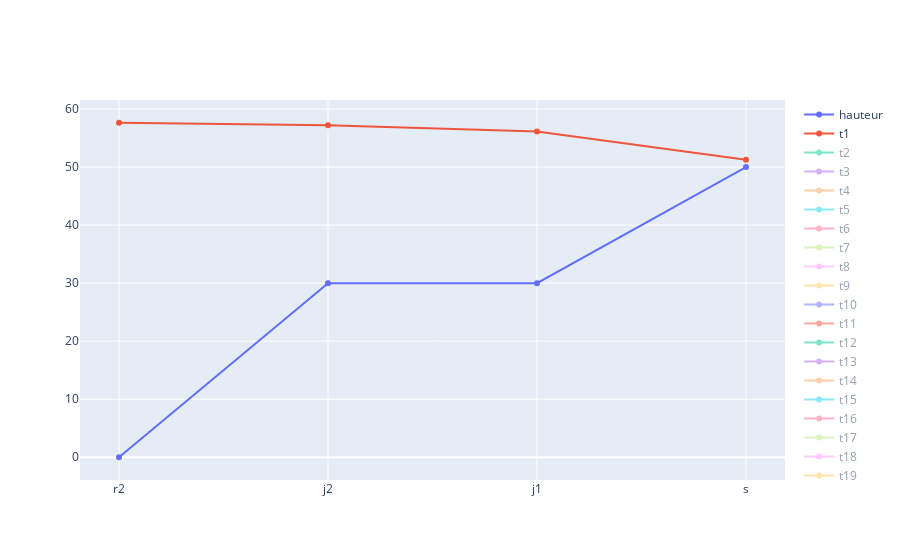

Here is the notebook cell this chart was saved with:
### Code cell
n = 'r2'
def path_to_n(n,data_set):
    path = [n]
    while n !='s':
        n = data_set['l'][data_set['l']['n.1']==n]['n'].iloc[0]
        path.append(n)
    return path

fig = go.Figure()
path = path_to_n(n,data_set)
fig.add_trace(
    go.Scatter(
        x = path,
        y = pd.concat([pd.DataFrame([['s',0,0]],columns=data_parameter['height'].columns),data_parameter['height'][data_parameter['height']['n'].isin(path)]])['Value'],
        name = 'hauteur'
    )
)
for t in data_set['t']['dim1']:
    if t == 't1':
        fig.add_trace(
        go.Scatter(
            x = path,
            y = data_variable['Charge'][(data_variable['Charge']['n'].isin(path))&(data_variable['Charge']['t']=='t1')]['Value'],
            name = t,
            # visible='legendonly'
        )
        )
    else:
        fig.add_trace(
        go.Scatter(
            x = path,
            y = data_variable['Charge'][(data_variable['Charge']['n'].isin(path))&(data_variable['Charge']['t']==t)]['Value'],
            name = t,
            visible='legendonly'
        )
        )
fig.update_layout(
    hovermode='x',
    # width=400
)
fig.show()

### Figure 1 — Plotly figure (JSON) as saved in the notebook; plotly's stock layout.template omitted (floating-point values rounded to 4 significant figures)
{"data": [{"name": "hauteur", "type": "scatter", "x": ["r2", "j2", "j1", "s"], "y": [0, 30, 30, 50]}, {"name": "t1", "type": "scatter", "x": ["r2", "j2", "j1", "s"], "y": [57.64, 57.19, 56.13, 51.25]}, {"name": "t2", "type": "scatter", "visible": "legendonly", "x": ["r2", "j2", "j1", "s"], "y": [54.3, 53.59, 52.13, 51.25]}, {"name": "t3", "type": "scatter", "visible": "legendonly", "x": ["r2", "j2", "j1", "s"], "y": [54.56, 53.87, 52.45, 51.49]}, {"name": "t4", "type": "scatter", "visible": "legendonly", "x": ["r2", "j2", "j1", "s"], "y": [54.95, 54.29, 52.94, 51.75]}, {"name": "t5", "type": "scatter", "visible": "legendonly", "x": ["r2", "j2", "j1", "s"], "y": [55.37, 54.74, 53.46, 52.04]}, {"name": "t6", "type": "scatter", "visible": "legendonly", "x": ["r2", "j2", "j1", "s"], "y": [55.81, 55.22, 54.01, 52.36]}, {"name": "t7", "type": "scatter", "visible": "legendonly", "x": ["r2", "j2", "j1", "s"], "y": [56.27, 55.71, 54.58, 52.7]}, {"name": "t8", "type": "scatter", "visible": "legendonly", "x": ["r2", "j2", "j1", "s"], "y": [56.39, 55.84, 54.72, 52.51]}, {"name": "t9", "type": "scatter", "visible": "legendonly", "x": ["r2", "j2", "j1", "s"], "y": [55.5, 55.42, 55.04, 52.28]}, {"name": "t10", "type": "scatter", "visible": "legendonly", "x": ["r2", "j2", "j1", "s"], "y": [53.6, 53.5, 53.03, 53.0]}, {"name": "t11", "type": "scatter", "visible": "legendonly", "x": ["r2", "j2", "j1", "s"], "y": [55.75, 55.67, 55.3, 52.71]}, {"name": "t12", "type": "scatter", "visible": "legendonly", "x": ["r2", "j2", "j1", "s"], "y": [54.38, 54.29, 53.85, 52.94]}, {"name": "t13", "type": "scatter", "visible": "legendonly", "x": ["r2", "j2", "j1", "s"], "y": [55.8, 55.72, 55.35, 53.12]}, {"name": "t14", "type": "scatter", "visible": "legendonly", "x": ["r2", "j2", "j1", "s"], "y": [55.6, 55.53, 55.15, 52.25]}, {"name": "t15", "type": "scatter", "visible": "legendonly", "x": ["r2", "j2", "j1", "s"], "y": [55.6, 55.52, 55.14, 52.24]}, {"name": "t16", "type": "scatter", "visible": "legendonly", "x": ["r2", "j2", "j1", "s"], "y": [56.86, 56.35, 53.76, 52.02]}, {"name": "t17", "type": "scatter", "visible": "legendonly", "x": ["r2", "j2", "j1", "s"], "y": [55.27, 55.19, 54.79, 51.77]}, {"name": "t18", "type": "scatter", "visible": "legendonly", "x": ["r2", "j2", "j1", "s"], "y": [55.13, 55.05, 54.65, 51.57]}, {"name": "t19", "type": "scatter", "visible": "legendonly", "x": ["r2", "j2", "j1", "s"], "y": [53.8, 53.7, 53.24, 51.25]}, {"name": "t20", "type": "scatter", "visible": "legendonly", "x": ["r2", "j2", "j1", "s"], "y": [52.69, 52.58, 52.07, 51.43]}, {"name": "t21", "type": "scatter", "visible": "legendonly", "x": ["r2", "j2", "j1", "s"], "y": [52.08, 51.97, 51.43, 51.43]}, {"name": "t22", "type": "scatter", "visible": "legendonly", "x": ["r2", "j2", "j1", "s"], "y": [53.43, 53.34, 52.86, 51.69]}, {"name": "t23", "type": "scatter", "visible": "legendonly", "x": ["r2", "j2", "j1", "s"], "y": [52.62, 52.52, 52.0, 51.78]}, {"name": "t24", "type": "scatter", "visible": "legendonly", "x": ["r2", "j2", "j1", "s"], "y": [52.28, 52.17, 51.64, 51.25]}], "layout": {"hovermode": "x"}}
